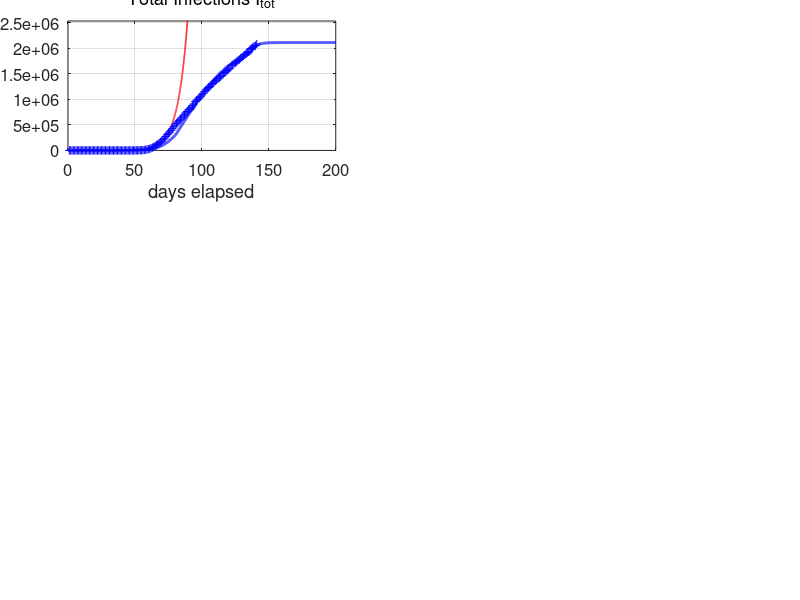

The MATLAB script that drew this image: (Note: this script raises an error after producing the figure.)
% covid19USA.m

% Revised:  2020 05 16

% Mathemtatical model for the spread of the covid19 virus
% Model for AUSTRALIAL spread of virus
% Data from https://www.worldometers.info/coronavirus/
% Date file:  covid19.mat  variable covid19
% Model specified by the variables in the INPUT SECTION of the Script

% DOING PHYSICS WITH MATLAB: 
%   ../mphome.htm
% Documentation
%   http://www.physics.usyd.edu.au/teach_res/mp/doc/sird19EA.htm
% Download Scripts
%   http://www.physics.usyd.edu.au/teach_res/mp/mscripts/

% Ian Cooper
% email: matlabvisualphysics@gmail.com
% Matlab 2019b

% Populations: Data d / Model
% Susceptible individuals:  Sd  S
% Active infections (currently infected);  Id  I
% Removed Rm
% Recovered:  Rd  R
% Dead:  Dd  D


close all
clear
clc

global Imax Rmax Dmax ITmax Smax

% DATA  ===============================================================
load('covid19.mat')
Ndays  = find(covid19 == 0,1) - 1;  

% save covid19.mat covid19

% DATA: variable covid19
% Col 1: World   Id   Currently Infected Cases
% Col 2: World   Rd   Recovered
% Col 3: World   Dd   Deaths

% Data for China with Script svr19CHINA.m
% Col 4: China   Total infected cases
% Col 5: China   Currently Infected Cases
% Col 6: China   Deaths
% Col 7: USA     Total infected cases
% Col 8: USA     Currently infected cases
% Col 9: USA     Deaths
% Col 10: AUST     Total infected cases
% Col 11: AUST     Currently infected cases
% Col 12: AUST     Deaths
% Col 13: IND     Total infected cases
% Col 14: IND     Currently infected cases
% Col 15: IND     Deaths

% DATA: Id Rd Dd / Number of data days for COVID19  
  Idtot  = covid19(1:Ndays,7);
  Id     = covid19(1:Ndays,8);
  Dd     = covid19(1:Ndays,9);  
     
  Rd = Idtot - Id - Dd;
  Idmax = max(Id);
  Rdmax = max(Rd);
  Ddmax = max(Dd);
  ITdmax = max(Idtot);

% MODEL INPUT PARAMETERS  ============================================
% Model: number of time steps 
  num = 5000;
% Maximum number of days for model   [200]
  tMax = 200;

% Initial number of infections   [0.004] 
  I = zeros(num,1);
  I(1) = 1.5e-6;
% Adjustable model parameters  
% S --> I  [0.38] 
  a = 0.178;
% I --> Rm  [0.036]
  b = 0.015;

% Population scaling factor
  f = 7.4e5;
% Time index
  t_index = 77; 
% Exponential growth
     th = 5; t0 = 10; 
% Starting Date
  zSTART = datenum([2020 1 22]);

% SETUP  ==============================================================
% Time [days]
  t = linspace(0,tMax,num)';
  dt = t(2) - t(1);
% Exponential growth
  k = log(2)/th;
  v0 = 177400/exp(k*60);
  v = v0.*exp(k*(t - t0));

% Model: S  D  R  
  S  = zeros(num,1);
  Rm = zeros(num,1);
    
% Model: Initial values for populations
  S(1) = 1;
  
% MODEL: Time Evolution  ==============================================
for n = 1:num-1
  dS = -a*S(n)*I(n)*dt;
  dI = -dS;
  dRm = b*I(n)*dt;
  S(n+1) =  S(n) + dS;
   
  if n == 1800; S(n+1) = 0.8; end
  if n == 2000; S(n+1) = 0.8; end
  if n == 2200; S(n+1) = 0.5; end
  if n == 2350; S(n+1) = 0.5; end
  if n == 2450; S(n+1) = 0.3; end
  if n == 2550; S(n+1) = 0.3; end
  if n == 2700; S(n+1) = 0.3; end
  if n == 2800; S(n+1) = 0.2; end
  if n == 2900; S(n+1) = 0.2; end
  if n == 3000; S(n+1) = 0.1; end
  if n == 3100; S(n+1) = 0.1; end
  if n == 3200; S(n+1) = 0.2; end
  if n == 3400; S(n+1) = 0.3; end
  
  I(n+1) =  I(n) + dI - dRm;
  Rm(n+1) = Rm(n)+ dRm;
end

% Scale populations
  I = f.*I;
  Rm = f.*Rm;
  k0 = 4.0e-6;
  D0 = 1.2e5;
  D = D0.*(1 - exp(-k0.*Rm));
  R = Rm - D;
  Itot = I + Rm;
 
  Imax = max(I);
  Rmax = max(R);
  Dmax = max(D);
  Smax = f*max(S);
  ITmax = max(Itot);  

%   R = r.*Rm;    % recoveries
%   D = d.*Rm;    % deaths
%   Itot = I + R + D;
%   
% % Scaling I, R and D values at day specified by t_index 
%   %  index = find(t > t_index,1);
%   %  f = Id(t_index)./ I(index);
%   
% % Scale populations
%   I = f.*I;
%   R = f.*R;
%   D = f*D;
%   Itot = f.*Itot;
 
  Imax = max(I);
  Rmax = max(R);
  Dmax = max(D);
  Smax = max(S);
  ITmax = max(Itot);
    
% Percentages: model
  pI = 100*I(end) / Itot(end);
  pR = 100*R(end) / Itot(end);
  pD = 100*D(end) / Itot(end);
  
% Percentages: Data
  pId = 100*Id(end) / Idtot(end);
  pRd = 100*Rd(end) / Idtot(end);
  pDd = 100*Dd(end) / Idtot(end);
  

% *********************************************************************  
% GRAPHICS
% ********************************************************************* 

figure(1)
  set(gcf,'units','normalized');
  set(gcf,'position',[0.02 0.02 0.435 0.80]);
  set(gcf,'color','w');

subplot(3,2,1)   % Total infections
    xP = t(1:2500);
    yP = v(1:2500);
    plot(xP,yP,'r','linewidth',1.2)
   
    hold on
    xP = 1: Ndays;
    yP = Idtot; 
    plot(xP,yP,'b+')
    hold on
    xP = t; yP = Itot;
    plot(xP,yP,'b','linewidth',2)
       
    ylim([0 1.2*ITmax])
    grid on
    xlabel('days elapsed')
    ylabel('I_{tot}','FontName','Times New Roman')
    title('Total Infections I_{tot}','fontweight','normal');
    set(gca,'fontsize',12)  
    set(gca,'Position', [0.0850 0.7093+0.04 0.3347 0.2157]);
    yMax = ylim;
    z = yMax(2);
    plotMonths(z)
    
  
subplot(3,2,2)  % INFECTIONS
    xP = 1: Ndays;
    yP = Id;
    plot(xP,yP,'b+')   
    hold on
    
%     xP = t_index; yP = Id(t_index);
%     plot(xP,yP,'bo','markerfacecolor','b','markersize',8)
    
    xP = t; yP = I;
    plot(xP,yP,'b','linewidth',2)
   
    grid on
    title('Active Infections  I','fontweight','normal')
    ylabel('I','FontName','Times New Roman') 
    xlabel('days elapsed')
    set(gca,'fontsize',12)
    set(gca,'Position', [0.5703-0.04 0.7093+0.04 0.3347 0.2157]);
    yMax = ylim;
    ylim([0, 1.1*yMax(2)])
    yMax = ylim;
    z = yMax(2);
    plotMonths(z)
    
    
subplot(3,2,3)   % RECOVERIES
    xP = 1: Ndays;
    yP = Rd; 
    plot(xP,yP,'k+')
    hold on
 
%     xP = t_index; yP = Rd(t_index);
%     plot(xP,yP,'ko','markerfacecolor','k','markersize',8)
%     
    xP = t; yP = R;
    plot(xP,yP,'k','linewidth',2)
    
    grid on

    ylabel('R')
    xlabel('days elapsed')
    title('Recoveries  R','fontweight','normal')
    set(gca,'fontsize',12)
    set(gca,'Position', [0.0800 0.4096+0.04 0.3347 0.2157]);
    yMax = ylim;
    z = yMax(2);
    plotMonths(z)
 
 subplot(3,2,4)    % DEATHS
    xP = 1: Ndays;
    yP = Dd; 
    plot(xP,yP,'r+')
    hold on
 
%     xP = t_index; yP = Dd(t_index);
%     plot(xP,yP,'ro','markerfacecolor','r','markersize',8)
    
    xP = t; yP = D;
    plot(xP,yP,'r','linewidth',2)
    
    grid on
    ylabel('D')
    xlabel('days elapsed')
    title('Deaths  D','fontweight','normal')
    set(gca,'fontsize',12) 
    set(gca,'Position', [0.5703-0.04 0.4096+0.04 0.3347 0.2157]);
    yMax = ylim;
    z = yMax(2);
    plotMonths(z) 
 

 subplot(3,2,5)
    xP = t; yP = S;
    plot(xP,yP,'b','linewidth',2)
    hold on
    
    xlim([0 tMax])
    ylim([0 1.1*Smax])
    grid on
    xlabel('days elapsed')
    ylabel('S') 
    title('Susceptible Population S','fontweight','normal')
    set(gca,'fontsize',12)    
    set(gca,'Position', [0.0800 0.1100+0.04 0.3347 0.2157]); 
    yMax = ylim;
    z = yMax(2);
    plotMonths(z)
    
 
subplot(3,2,6)  
   xlim([0 120])
   ylim([0 250])
   hh = 250; dh = -28;
   
   z = zSTART;
   z = datetime(z,'ConvertFrom','datenum');
   z.Format = 'dd-MMM-yyyy';
   txt = cellstr(z) ; 
   Htext = text(0,hh,txt,'fontsize',12);
   set(Htext,'color','k')
   
   hh = hh+2*dh;
   txt = 'MODEL PARAMETERS';
   text(0,hh,txt,'fontsize',12)
   
   hh = hh+dh;
   txt = sprintf('I(1) = %3.0e   f = %2.2e   a = %2.3f   b = %2.3f', I(1)/f, f, a, b);
   text(0,hh,txt,'fontsize',12)
      
   hh = hh+2*dh; 
   txt = 'DATA';
   text(0,hh,txt,'fontsize',12)
   
   z = zSTART;
   z = z + Ndays;
   z = datetime(z,'ConvertFrom','datenum');
   z.Format = 'dd-MMM-yyyy';
   txt = cellstr(z) ; 
   text(20,hh,txt,'fontsize',12)
    
   hh = hh+dh;
   z1 = Id(end); z2 = Rd(end); z3 = Dd(end); z4 = z1+z2+z3;  
   txt = sprintf('I = %5.0f    R = %5.0f    D = %5.0f    I_{tot} = %5.0f', z1,z2,z3,z4);
   text(6,hh,txt,'fontsize',12)
   
   % Recoveries and Deaths
     hh = hh+dh;
     txt = sprintf('percent: Active = %2.1f  Recoveries = %2.1f    Deaths = %2.1f   ',pId,pRd,pDd);
     text(2,hh,txt,'fontsize',12)  
   
     hh = hh+2*dh; 
     txt = 'MODEL PREDICTIONS';
     text(0,hh,txt,'fontsize',12)
   
     z = zSTART;
     z = z + tMax;
     z = datetime(z,'ConvertFrom','datenum');
     z.Format = 'dd-MMM-yyyy';
     txt = cellstr(z) ; 
     text(78,hh,txt,'fontsize',12)
   
     hh = hh+dh;
     z1 = I(end); z2 = R(end); z3 = D(end); z4 = z1+z2+z3;  
     txt = sprintf('I = %5.0f    R = %5.0f    D = %5.0f    I_{tot} = %5.0f', z1,z2,z3,z4);
     text(6,hh,txt,'fontsize',12)

     hh = hh+dh;
     txt = 'Peak';
     text(10,hh,txt,'fontsize',12)
     z = find(I == Imax,1);
     z = t(z) + zSTART;
     z = datetime(z,'ConvertFrom','datenum');
     z.Format = 'dd-MMM-yyyy';
     txt = cellstr(z) ; 
     text(30,hh,txt,'fontsize',12)
   
     txt = sprintf('I_{peak} = %5.0f',Imax);
     text(80,hh,txt,'fontsize',12)
   
     hh = hh+dh;
     txt = sprintf('percent: Active = %2.1f  Recoveries = %2.1f    Deaths = %2.1f   ',pI,pR,pD);
     text(2,hh,txt,'fontsize',12)   
        
     axis off
     set(gca,'Position', [0.5703-0.08 0.1100+0.04 0.3347 0.2157]);
     

 figure(2)  % ----------------------------------------------------------
   set(gcf,'units','normalized');
   set(gcf,'position',[0.460 0.05 0.2 0.25]);
   set(gcf,'color','w');

   xP = Rd+Dd; yP = Dd;
   plot( xP,yP,'b+')
   hold on
   xP = Rm; yP = D;
   plot( xP,yP,'r','linewidth',2)
   grid on
   ylabel('deaths D')
   xlabel('removals R_m ')
%   title('D = D_0 [1 - exp( - k R_m)]','fontweight','normal')
   txt = sprintf('D_0 = %2.0f', D0);
   text(8e5,5e4,txt,'fontsize',12)
   txt = sprintf('k = %2.1e',k0);
   text(8e5,3e4,txt,'fontsize',12)
   set(gca,'fontsize',12) 
   
     

figure(3)  % ----------------------------------------------------------
   set(gcf,'units','normalized');
   set(gcf,'position',[0.670 0.05 0.2 0.50]);
   set(gcf,'color','w');

subplot(2,1,1)   
   yP = Rd+Dd; xP = Idtot;
   plot( xP,yP,'b+')
   hold on
   yP = Rm; xP = Itot;
   plot( xP,yP,'r','linewidth',2)
   grid on
   xlabel('infections   I_{tot}')
   ylabel('removals   R_m')
   set(gca,'fontsize',12)   

 subplot(2,1,2)   
   yP = Rd+Dd; xP = Id;
   plot( xP,yP,'b+')
   hold on
   yP = Rm; xP = I;
   plot( xP,yP,'r','linewidth',2)
   grid on
   xlabel('active infections   I')
   ylabel('removals   R_m')
   set(gca,'fontsize',12)   
   
figure(9)
  set(gcf,'units','normalized');
  set(gcf,'position',[0.46 0.4 0.2 0.50]);
  set(gcf,'color','w');

  subplot(3,1,1)
    xP = Rd+Dd; yP = Dd;
   plot( xP,yP,'b+')
   hold on
   xP = Rm; yP = D;
   plot( xP,yP,'r','linewidth',2)
   grid on
   ylabel('deaths D')
   xlabel('removals R_m ')
 %  title('D = D_0 [1 - exp( - k R_m)]','fontweight','normal')
   txt = sprintf('D_0 = %2.0f', D0);
   text(10.1e5,6e4,txt,'fontsize',12)
   txt = sprintf('k = %2.2e',k0);
   text(10.1e5,3e4,txt,'fontsize',12)
   set(gca,'fontsize',12)
   
 subplot(3,1,2)  
   yP = Rd+Dd; xP = Id;
   plot( xP,yP,'b+')
   hold on
   yP = Rm; xP = I;
   plot( xP,yP,'r','linewidth',2)
   grid on
   xlabel('active infections   I')
   ylabel('removals   R_m')
   set(gca,'fontsize',12)   

 subplot(3,1,3)  
   yP = Rd+Dd; xP = Idtot;
   plot( xP,yP,'b+')
   hold on
   yP = Rm; xP = Itot;
   plot( xP,yP,'r','linewidth',2)
   grid on
   xlabel('infections   I_{tot}')
   ylabel('removals   R_m')
   set(gca,'fontsize',12)   

   

   
% =====================================================================
     
function  plotMonths(z)
       yMax = z;
     
     % Months
       m1 = [2020 01 22];    % day zero
       m2 = [2020 02  1];    % Feb
       m3 = [2020 03  1];    % Mar
       m4 = [2020 04  1];    % Apr
       m5 = [2020 05  1];    % May
       m6 = [2020 06  1];    % Jun
       m7 = [2020 07  1];    % Jul
       m8 = [2020 08  1];    % Aug
   
      tm(1) = datenum(m1);
      tm(2) = datenum(m2) - tm(1);
      tm(3) = datenum(m3) - tm(1);
      tm(4) = datenum(m4) - tm(1);
      tm(5) = datenum(m5) - tm(1);
      tm(6) = datenum(m6) - tm(1);
      tm(7) = datenum(m7) - tm(1);
      tm(8) = datenum(m8) - tm(1);
   
%       if z == 1; yMax = Imax; end
%       if z == 2; yMax = Rmax; end
%       if z == 3; yMax = Dmax; end
%       if z == 4; yMax = ITmax; end
%       if z == 5; yMax = Smax; end
%       
      for n = 2:8
        plot([tm(n), tm(n)], [0, yMax],'linewidth',1,'color', [0.5 0.5 0.5]);
        hold on
      end
      
      ys = 0.9;
      text(22, ys*yMax,'F')
      text(52, ys*yMax,'M')
      text(82, ys*yMax,'A')
      text(112,ys*yMax,'M')
      text(142,ys*yMax,'J')
      text(172,ys*yMax,'J')
      
   end
   
